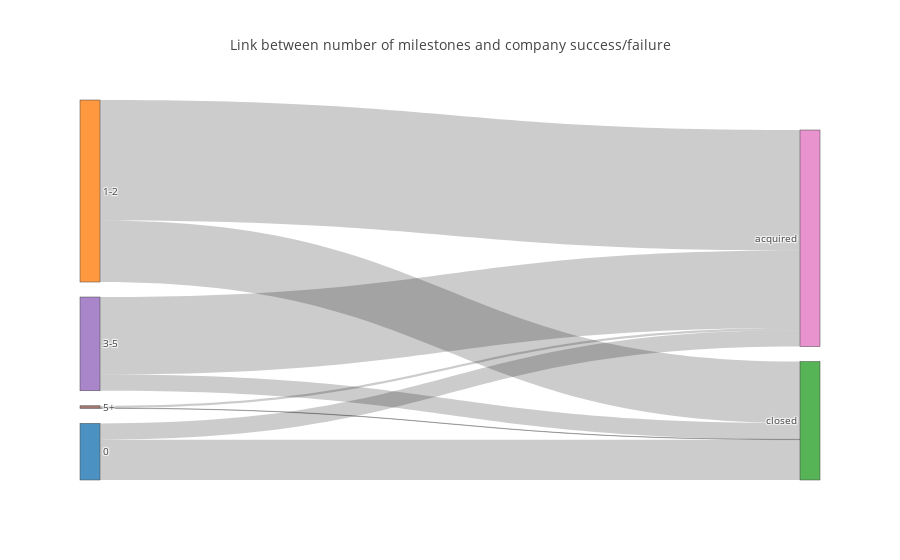

The cell this chart's notebook holds for it:
### Code cell
label = np.concatenate([milestones_df['milestones_group'].unique(), milestones_df['status'].unique()])
color = ["rgba(31, 119, 180, 0.8)", "rgba(255, 127, 14, 0.8)", "rgba(148, 103, 189, 0.8)", "rgba(140, 86, 75, 0.8)",
         "rgba(227, 119, 194, 0.8)", "rgba(44, 160, 44, 0.8)", "rgba(214, 39, 40, 0.8)"]

source = []
target = []
value = []

for i in range(len(label[:4])):
    for j in range(4, len(label)):
        source.append(i)
        if label[j] == 'acquired':
            target.append(4)
        else:
            target.append(5)
        value.append(milestones_df[(milestones_df['milestones_group']==label[i]) & (milestones_df['status'] == label[j])]['cnt'].values[0])

data = dict(
    type='sankey',
    node = dict(
      pad = 15,
      thickness = 20,
      label = label,
      color = color
    ),
    link = dict(
        source = source,
        target = target,
        value = value
  ))

layout =  dict(
    title = "Link between number of milestones and company success/failure",
    font = dict(
      size = 10
    )
)
chmap = go.Figure(data = [data], layout = layout)
py.offline.iplot(chmap)

### Figure 1 — Plotly figure (JSON) as saved in the notebook; plotly's stock layout.template omitted (floating-point values rounded to 4 significant figures)
{"data": [{"link": {"source": [0, 0, 1, 1, 2, 2, 3, 3], "target": [4, 5, 4, 5, 4, 5, 4, 5], "value": [56, 139, 415, 212, 267, 56, 8, 1]}, "node": {"color": ["rgba(31, 119, 180, 0.8)", "rgba(255, 127, 14, 0.8)", "rgba(148, 103, 189, 0.8)", "rgba(140, 86, 75, 0.8)", "rgba(227, 119, 194, 0.8)", "rgba(44, 160, 44, 0.8)", "rgba(214, 39, 40, 0.8)"], "label": ["0", "1-2", "3-5", "5+", "acquired", "closed"], "pad": 15, "thickness": 20}, "type": "sankey", "uid": "c7f75254-0d7b-4694-8b41-35d7df0edaba"}], "layout": {"font": {"size": 10}, "title": "Link between number of milestones and company success/failure"}}
